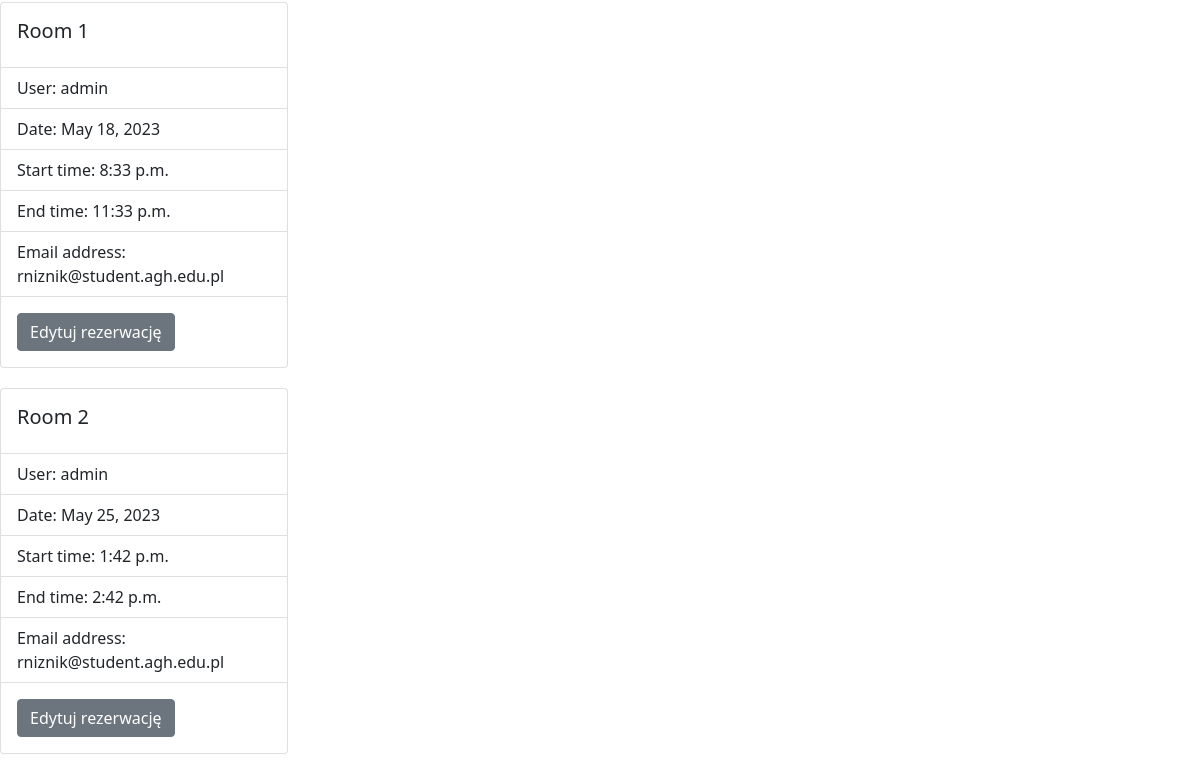
The page /reservationSystem/adminPanel/reservations/ (lower part) on the database as committed earlier.
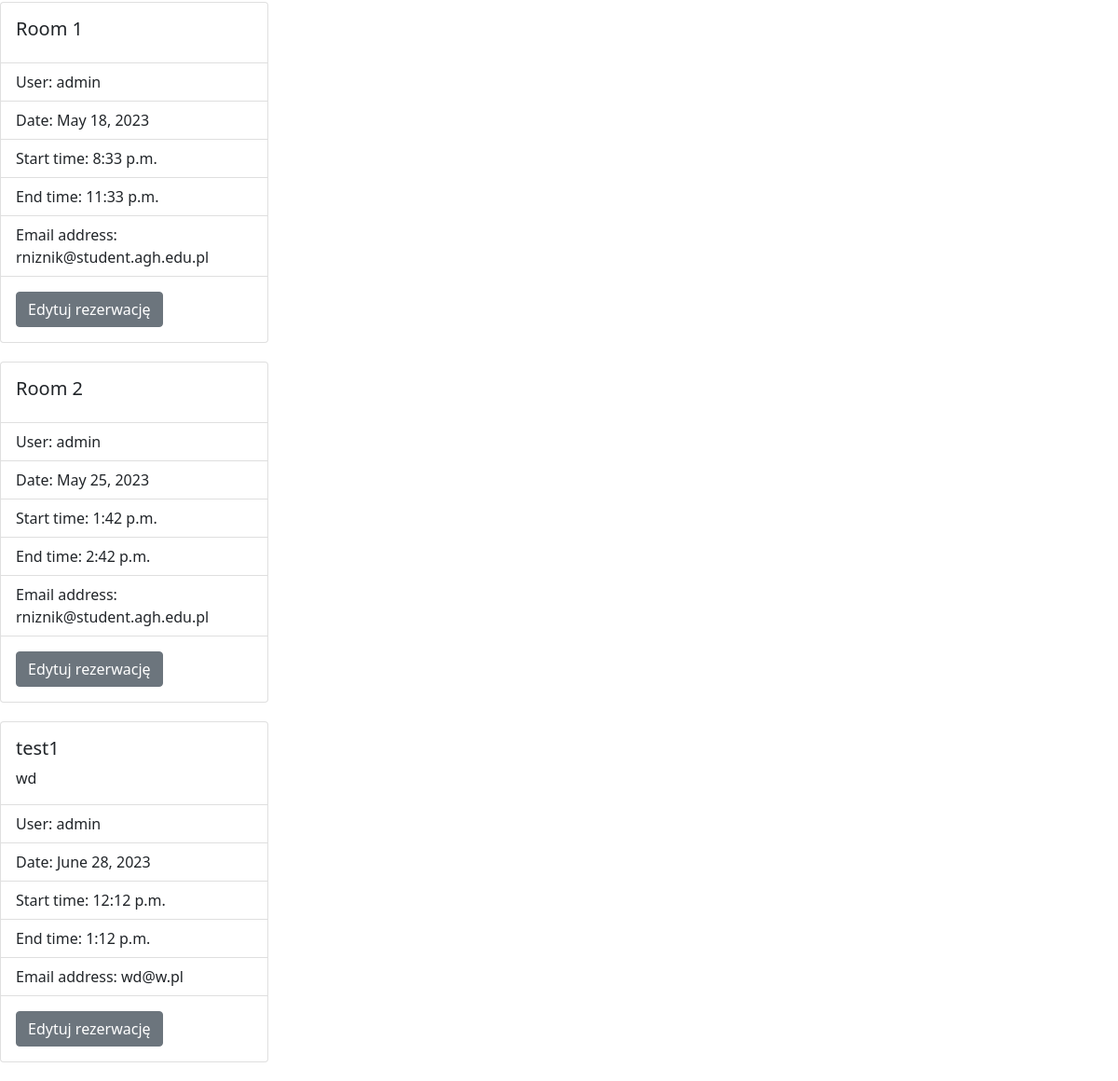
The same page on the database as committed later.
### reservationSystem/models.py (models this page shows, shortened)
class Reservation(models.Model):
    user = models.ForeignKey(User, on_delete=models.SET_DEFAULT, default=None)
    date = models.DateField()
    start_time = models.TimeField()
    end_time = models.TimeField()
    room = models.ForeignKey(Room, on_delete=models.CASCADE)
    comment = models.TextField(blank=True)
    email_adress = models.EmailField('Email adress')

class Room(models.Model):
    name = models.CharField('Room name' ,max_length=255)
    description = models.TextField(blank=True)
    def __str__(self):
        return self.name

### reservationSystem/views.py (the view)
# urls.py: path('adminPanel/reservations/', views.reservations, name='reservations'),
def reservations(request):
    reservations = Reservation.objects.all()
    context = {
        'reservations_list': reservations,
    }
    return render(request, 'reservations.html', context)

### reservationSystem/templates/reservations.html
{% extends 'base.html' %}
{% block content %}
    {% for reservation in reservations_list %}
    <div class="card" style="width: 18rem;">
        <div class="card-body">
        <h5 class="card-title">{{reservation.room}}</h5>
        <p class="card-text">{{reservation.comment}}</p>
        </div>
        <ul class="list-group list-group-flush">
        <li class="list-group-item">User: {{reservation.user}}</li>
        <li class="list-group-item">Date: {{reservation.date}}</li>
        <li class="list-group-item">Start time: {{reservation.start_time}}</li>
        <li class="list-group-item">End time: {{reservation.end_time}}</li>
        <li class="list-group-item">Email address: {{reservation.email_adress}}</li>
        </ul>
        <div class="card-body">
            <a href="{% url 'reservation' reservation.id %}" class="btn btn-secondary">Edytuj rezerwację</a>
        </div>
    </div>
    {% endfor %}
{% endblock %}

Rows that differ between the two databases and show on the page:
added Reservation: room "test1", comment "wd", user "admin", date "June 28, 2023", start_time "12:12 p.m.", end_time "1:12 p.m.", email_adress "wd@w.pl"
